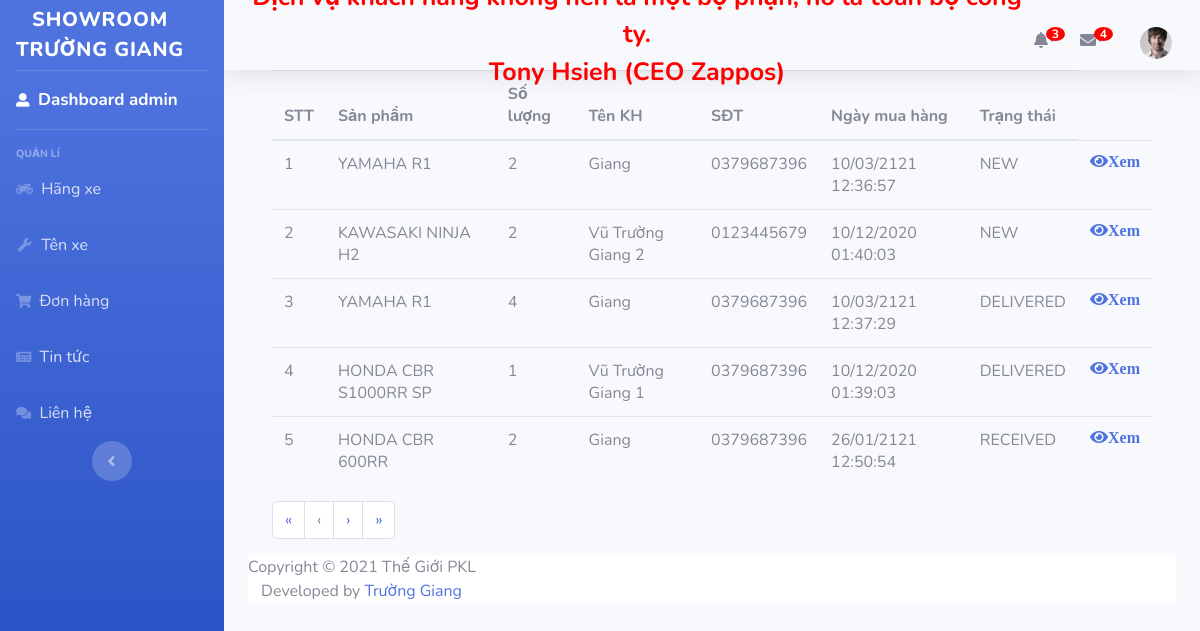
Page /staff/list-order (signed in) on the earlier database version.
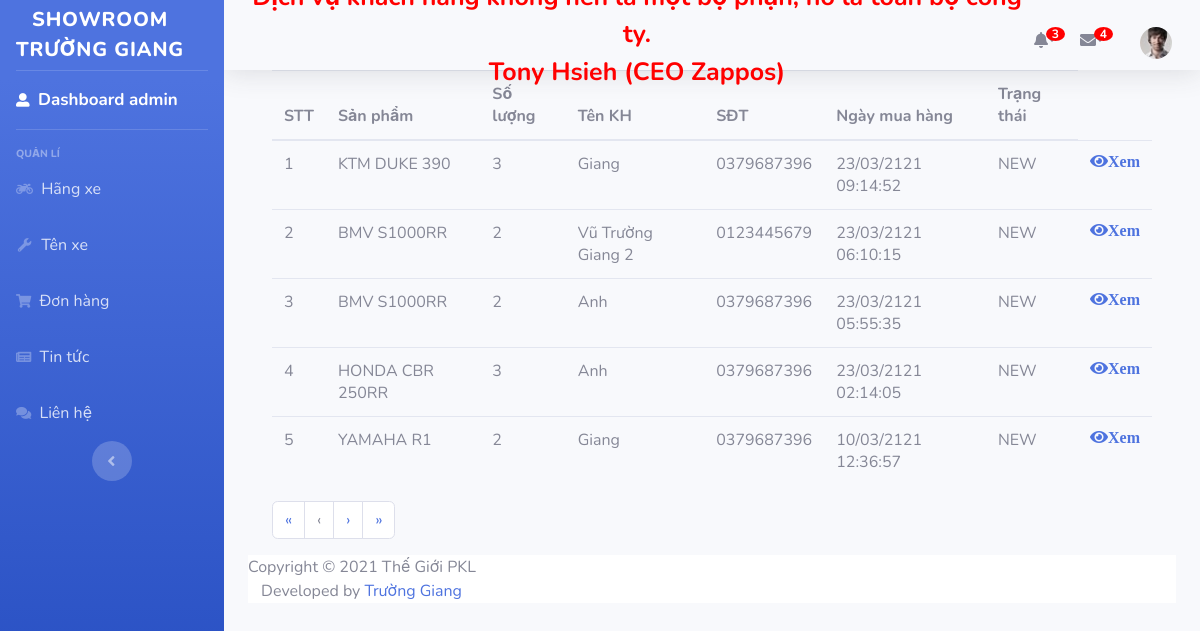
Same page on the later database version.
### app/models.py (models this page shows, shortened)
class Order(models.Model):
    class Status:
        NEW=0
        DELIVERD=1
        RECEIVED=2
        CANCELED=3
    product=models.ForeignKey(Product,on_delete=models.PROTECT)
    qty=models.IntegerField(verbose_name='Số lượng')
    customer_name=models.CharField(max_length=50)
    customer_phone=models.CharField(max_length=20)
    customer_address=models.CharField(max_length=200)
    order_date=models.DateTimeField()
    deliver_date=models.DateTimeField(null=True)
    status=models.IntegerField()

class Product(models.Model):
    code = models.CharField(max_length=30,verbose_name='Mã',  unique=True)
    name = models.CharField(max_length=200, verbose_name='Tên')
    description = models.TextField(verbose_name='Mô tả',blank=True)
    type_vehicle=models.CharField(max_length=50,verbose_name='Loại xe')
    color=models.CharField(max_length=30,verbose_name='Màu sắc',default='')
    cc=models.FloatField(verbose_name='Phân khối')
    price = models.DecimalField(max_digits=10,decimal_places=2,verbose_name='Giá')
    category = models.ForeignKey(Category, verbose_name='Nhóm', on_delete=models.PROTECT)
    image = models.ImageField(verbose_name='Ảnh', upload_to='static/images')
    year=models.CharField(max_length=10,verbose_name='Năm sản xuất')
    origin=models.CharField(max_length=100,verbose_name='Xuất xứ')
    qty=models.IntegerField(verbose_name='Số lượng',default=1)

### app/views_staff.py (the view)
@login_required
def listOrder(request):
    page = request.GET.get('page', '')
    page = int(page) if page.isdigit() else 1
    start = (page-1) * PAGE_SIZE
    end = start + PAGE_SIZE
    orderList = Order.objects.all()
    orderList = orderList.order_by('status', '-order_date')
    total = orderList.count()
    numpage = math.ceil(total/PAGE_SIZE)
    context = {
        'orderList': orderList[start:end],
        'page': page,
        'start': start,
        'end': end,
        'numpage': numpage,
    }
    return render(request, 'staff/order/list.html', context)

### app/templates/staff/order/list.html (shortened to what this page needs)
{% extends 'staff/base/base_staff.html' %}
{% block menu %}
{% with page=3 %}
{{block.super}}
{% endwith %}
{% endblock %}
{% block content %}
<div class="container">
  <table class="table">
    <thead>
      <tr>
        <th>STT</th>
        <th>Sản phẩm</th>
        <th>Số lượng</th>
        <th>Tên KH</th>
        <th>SĐT</th>
        <th>Ngày mua hàng</th>
        <th>Trạng thái</th>
      </tr>
    </thead>
    <tbody>
      {% for o in orderList %}
      <tr>
        <td>{{forloop.counter|add:start}}</td>
        <td>{{o.product.name}}</td>
        <td>{{o.qty}}</td>
        <td>{{o.customer_name}}</td>
        <td>{{o.customer_phone}}</td>
        <td>{{o.order_date|date:"d/m/yy h:i:s"}}</td>
        <td>
            {% if o.status == 1 %} DELIVERED {% endif %}
            {% if o.status == 2 %} RECEIVED {% endif %}
            {% if o.status == 0 %} NEW {% endif %}
        </td>
        <td>
          <a title="Xem" href="{% url 'view-order' o.id %}"><i class="fa fa-eye">Xem</i></a>
        </td>
      </tr>
      {% endfor %}
    </tbody>
  </table>
  <ul class="pagination">
    <li class="page-item"><a class="page-link" href='/staff/list-order?page=1'>&laquo;</a></li>
    {% if page > 1 %}
    <li class="page-item"><a class="page-link" href='/staff/list-order?page={{page|add:-1}}'>&lsaquo;</a></li>
    {% else %}
    <li class="page-item"><a class="page-link">&lsaquo;</a></li>
    {% endif %}
    {% if page < numpage %}
    <li class="page-item"><a class="page-link" href='/staff/list-order?page={{page|add:1}}'>&rsaquo;</a></li>
    {% else %}
    <li class="page-item"><a class="page-link">&rsaquo;</a></li>
    {% endif %}
    <li class="page-item"><a class="page-link" href='/staff/list-order?page={{numpage}}'>&raquo;</a></li>
  </ul>
</div>
{% endblock %}

Differences in the rows shown:
no longer on this page (row unchanged): Order: product.name "KAWASAKI NINJA H2", qty "2", customer_name "Vũ Trường Giang 2", customer_phone "0123445679", order_date "10/12/2020 01:40:03", status "NEW"
no longer on this page (row unchanged): Order: product.name "YAMAHA R1", qty "4", customer_name "Giang", customer_phone "0379687396", order_date "10/03/2121 12:37:29", status "DELIVERED"
no longer on this page (row unchanged): Order: product.name "HONDA CBR S1000RR SP", qty "1", customer_name "Vũ Trường Giang 1", customer_phone "0379687396", order_date "10/12/2020 01:39:03", status "DELIVERED"
no longer on this page (row unchanged): Order: product.name "HONDA CBR 600RR", qty "2", customer_name "Giang", customer_phone "0379687396", order_date "26/01/2121 12:50:54", status "RECEIVED"
added Order: product.name "KTM DUKE 390", qty "3", customer_name "Giang", customer_phone "0379687396", order_date "23/03/2121 09:14:52", status "NEW"
added Order: product.name "BMV S1000RR", qty "2", customer_name "Vũ Trường Giang 2", customer_phone "0123445679", order_date "23/03/2121 06:10:15", status "NEW"
added Order: product.name "BMV S1000RR", qty "2", customer_name "Anh", customer_phone "0379687396", order_date "23/03/2121 05:55:35", status "NEW"
added Order: product.name "HONDA CBR 250RR", qty "3", customer_name "Anh", customer_phone "0379687396", order_date "23/03/2121 02:14:05", status "NEW"
